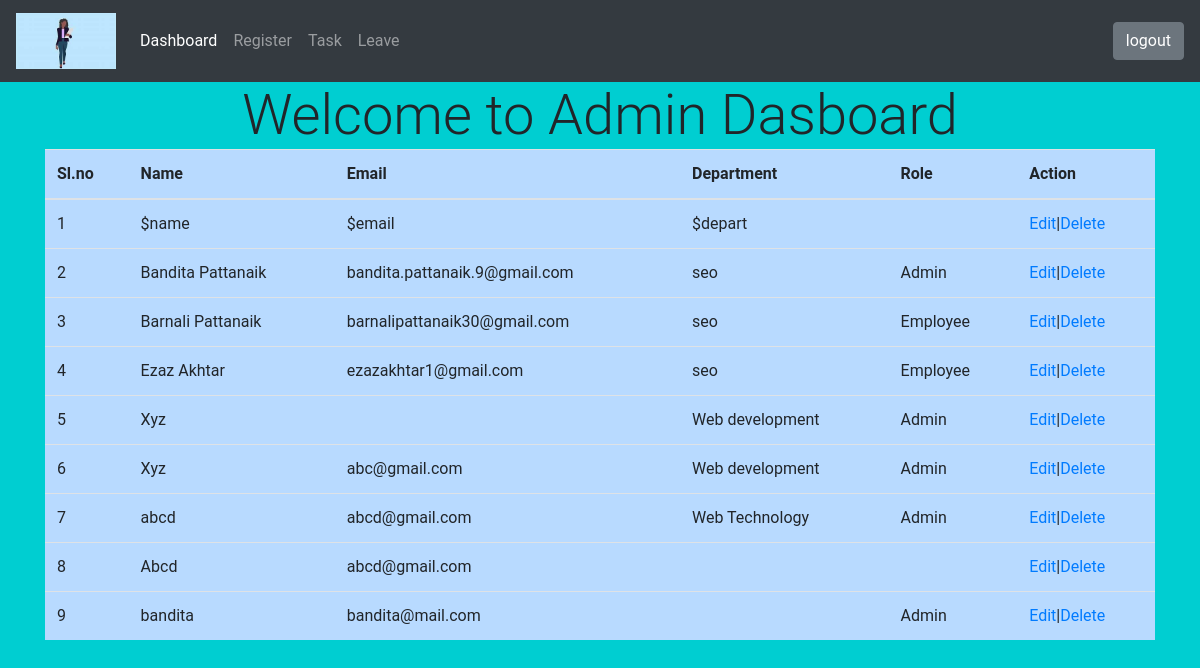
/admin/dashboard.php (signed in), run on an earlier commit of the app's database.
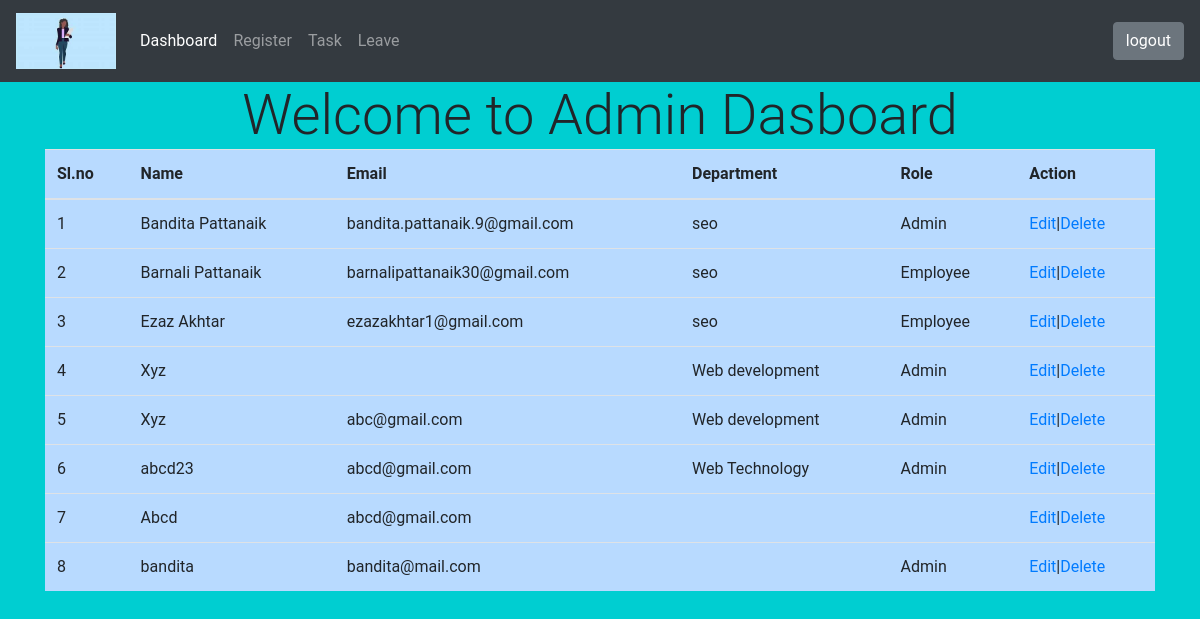
And on a later commit of the database.
### tables this page shows
CREATE TABLE `employee` (
  `id` int(11) NOT NULL,
  `name` varchar(255) NOT NULL,
  `father_name` varchar(255) NOT NULL,
  `mother_name` varchar(255) NOT NULL,
  `dob` date NOT NULL,
  `doj` date NOT NULL,
  `department` varchar(255) NOT NULL,
  `role` varchar(100) NOT NULL,
  `blood_group` varchar(4) NOT NULL,
  `gender` varchar(10) NOT NULL,
  `religion` varchar(255) NOT NULL,
  `marital_status` varchar(255) NOT NULL,
  `permanent_address` text NOT NULL,
  `present_address` text NOT NULL,
  `contactno` text NOT NULL,
  `email` text NOT NULL,
  `password` text NOT NULL,
  `confirmpassword` text NOT NULL
);

### admin/dashboard.php (the view)
<?php include("../auth/auth.php"); ?>
<?php include ("header.php"); ?>
<div class="container">
	<div class="col display-4">
		<center>
	<?php
		echo "Welcome to Admin Dasboard";
	?></center></div>
	<table class="table table-primary">
  <thead>
    <tr>
      <th scope="col">Sl.no</th>
      <th scope="col">Name</th>
      <th scope="col">Email</th>
      <th scope="col">Department</th>
      <th scope="col">Role</th>
      <th scope="col">Action</th>
  </thead>
  <tbody>
    <?php
    $i = 1;
    $query = "SELECT * from employee";
    $result = mysqli_query($conn,$query);
    $count = mysqli_num_rows($result);
    if($count > 0){
          while($rows = mysqli_fetch_array($result)){
     ?>
    <tr>
      <td><?php echo $i; ?></td>
      <td><?php echo $rows['name']; ?></td>
      <td><?php echo $rows['email']; ?></td>
      <td><?php echo $rows['department']; ?></td>
      <td><?php echo $rows['role']; ?></td>
      <td><a href="edit-user.php?id=<?php echo $rows['id'] ; ?>">Edit</a>|<a href="delete-user.php?id=<?php echo $rows['id'] ; ?>">Delete</a></td>
    </tr>
    <?php $i++; }}else{
        echo "error";
    }?>
  </tbody>
</table>
</div>

### admin/header.php (shortened to what this page needs)
<!DOCTYPE html>
<html>
<head>
  <link rel="stylesheet" type="text/css" href="../css/bootstrap.min.css">
  <link rel="stylesheet" type="text/css" href="../css/style.css">
</head>
<body>
  <nav class="navbar navbar-expand-lg navbar-dark bg-dark">
  <a class="navbar-brand" href="#"><img src="../images/emp.jpg" style="width:100px; "></a>
  <div class="collapse navbar-collapse" id="navbarColor01">
    <ul class="navbar-nav mr-auto">
      <li class="nav-item active">
        <a class="nav-link" href="dashboard.php">Dashboard</a>
      </li>
      <li class="nav-item">
        <a class="nav-link" href="register.php">Register</a>
      </li>
      <li class="nav-item">
        <a class="nav-link" href="task.php">Task</a>
      </li>
      <li class="nav-item">
        <a class="nav-link" href="leave.php">Leave</a>
      </li>
    </ul>
    <form class="form-inline my-2 my-lg-0">
      <a class="btn btn-secondary my-2 my-sm-0" href="logout.php" type="submit">logout</a>
    </form>
  </div>
</nav>

### css/style.css (style rules this page uses)
body { //background: #4863A0; background: #00CED1; font-family: "Roboto", sans-serif; }

What changed in the data, as far as the page shows it:
removed employee: name "$name", email "$email", department "$depart"
changed employee "Web Technology": name "abcd" → "abcd23"
